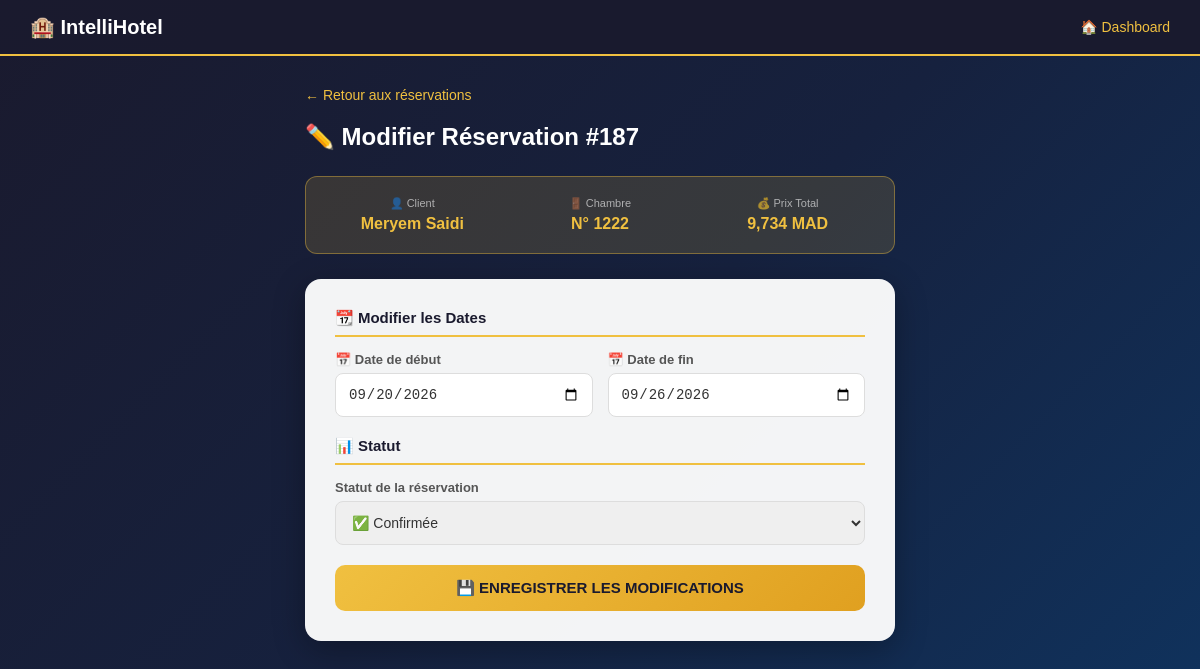
The app's page /modules/reservations/modifier.php?id=187 (signed in) with its own data.
### tables this page shows
CREATE TABLE `reservations` (
  `id` int(11) NOT NULL,
  `client_id` int(11) DEFAULT NULL,
  `chambre_id` int(11) DEFAULT NULL,
  `receptionniste_id` int(11) DEFAULT NULL,
  `date_debut` date DEFAULT NULL,
  `date_fin` date DEFAULT NULL,
  `statut` enum('en_attente','confirmee','checkin','checkout','annulee') DEFAULT 'confirmee',
  `prix_total` decimal(10,2) DEFAULT NULL
);

CREATE TABLE `clients` (
  `id` int(11) NOT NULL,
  `nom` varchar(100) DEFAULT NULL,
  `cin` varchar(20) DEFAULT NULL,
  `telephone` varchar(20) DEFAULT NULL,
  `email` varchar(100) DEFAULT NULL
);

CREATE TABLE `chambres` (
  `id` int(11) NOT NULL,
  `numero` int(11) DEFAULT NULL,
  `type` enum('Single','Double','Suite') DEFAULT NULL,
  `vue` enum('Mer','Jardin','Piscine','Ville') DEFAULT NULL,
  `prix_base` decimal(10,2) DEFAULT NULL,
  `etat` enum('vide','reservee','occupee') DEFAULT 'vide'
);

### modules/reservations/modifier.php (the view, shortened to what this page needs)
<?php
require_once '../../config/database.php';
$id = (int)$_GET['id'];
$res = $conn->query("
    SELECT r.*, c.nom as client_nom, ch.numero as chambre_num
    FROM reservations r
    JOIN clients c ON r.client_id = c.id
    JOIN chambres ch ON r.chambre_id = ch.id
    WHERE r.id = $id
")->fetch_assoc();
?>
<!DOCTYPE html>
<html lang="fr">
<head>
</head>
<body>
<div class="navbar">
    <h1>🏨 IntelliHotel</h1>
    <a href="../../index.php">🏠 Dashboard</a>
</div>
<div class="container">
    <a href="index.php" class="btn-back">← Retour aux réservations</a>
    <h2>✏️ Modifier Réservation #<?= $res['id'] ?></h2>
    <div class="info-box">
        <div class="info-item">
            <div class="label">👤 Client</div>
            <div class="value"><?= $res['client_nom'] ?></div>
        </div>
        <div class="info-item">
            <div class="label">🚪 Chambre</div>
            <div class="value">N° <?= $res['chambre_num'] ?></div>
        </div>
        <div class="info-item">
            <div class="label">💰 Prix Total</div>
            <div class="value"><?= number_format($res['prix_total'], 0) ?> MAD</div>
        </div>
    </div>
    <div class="form-card">
        <form method="POST">
            <div class="section-title">📆 Modifier les Dates</div>
            <div class="row">
                <div>
                    <label>📅 Date de début</label>
                    <input type="date" name="date_debut"
                           value="<?= $res['date_debut'] ?>" required>
                </div>
                <div>
                    <label>📅 Date de fin</label>
                    <input type="date" name="date_fin"
                           value="<?= $res['date_fin'] ?>" required>
                </div>
            </div>
            <div class="section-title">📊 Statut</div>
            <label>Statut de la réservation</label>
            <select name="statut" required>
                <option value="confirmee"  <?= $res['statut']=='confirmee'  ? 'selected':'' ?>>✅ Confirmée</option>
            </select>
            <button type="submit" class="btn-submit">
                💾 ENREGISTRER LES MODIFICATIONS
            </button>
        </form>
    </div>
</div>
</body>
</html>

### modules/reservations/modifier.php (style rules this page uses)
* { margin:0; padding:0; box-sizing:border-box; }
body { font-family: Arial; min-height: 100vh; background: linear-gradient(135deg, #1a1a2e, #16213e, #0f3460); }
.navbar { background: rgba(26,26,46,0.98); color: white; padding: 15px 30px; display: flex; justify-content: space-between; align-items: center; border-bottom: 2px solid #f0c040; }
.navbar h1 { font-size: 20px; }
.navbar a { color: #f0c040; text-decoration: none; font-size: 14px; }
.container { padding: 30px; max-width: 650px; margin: 0 auto; }
.btn-back { display: inline-block; margin-bottom: 20px; color: #f0c040; text-decoration: none; font-size: 14px; }
h2 { color: white; margin-bottom: 25px; font-size: 24px; }
.info-box { background: rgba(240,192,64,0.15); border: 1px solid rgba(240,192,64,0.4); border-radius: 12px; padding: 20px; margin-bottom: 25px; display: grid; grid-template-columns: 1fr 1fr 1fr; gap: 15px; text-align: center; }
.info-item .label { color: rgba(255,255,255,0.6); font-size: 11px; margin-bottom: 5px; }
.info-item .value { color: #f0c040; font-size: 16px; font-weight: bold; }
.form-card { background: rgba(255,255,255,0.95); padding: 30px; border-radius: 16px; box-shadow: 0 8px 32px rgba(0,0,0,0.3); }
.section-title { font-size: 15px; font-weight: bold; color: #1a1a2e; margin-bottom: 15px; padding-bottom: 8px; border-bottom: 2px solid #f0c040; }
label { display: block; font-size: 13px; color: #555; margin-bottom: 6px; font-weight: bold; }
select, input { width: 100%; padding: 12px; border: 1px solid #ddd; border-radius: 8px; margin-bottom: 20px; font-size: 14px; color: #333; }
.row { display: grid; grid-template-columns: 1fr 1fr; gap: 15px; }
.btn-submit { width: 100%; padding: 14px; background: linear-gradient(135deg, #f0c040, #e0a020); color: #1a1a2e; border: none; border-radius: 10px; font-size: 15px; font-weight: bold; cursor: pointer; transition: 0.3s; }

### records on screen
reservations: id "187", client.nom "Meryem Saidi", chambre.numero "1222", prix_total "9,734", date_debut "09/20/2026", date_fin "09/26/2026", statut "✅ Confirmée"
